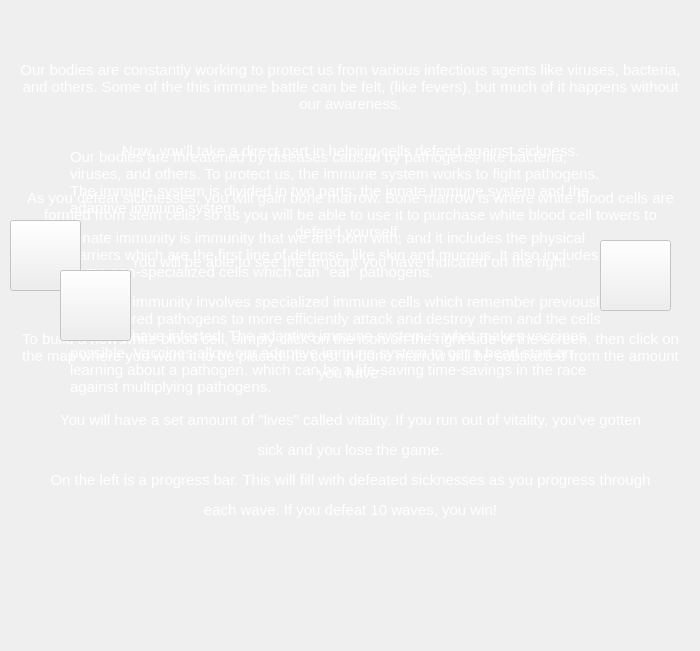
<?xml version="1.0" encoding="UTF-8"?>
<ui version="4.0">
 <class>menu</class>
 <widget class="QWidget" name="menu">
  <property name="geometry">
   <rect>
    <x>0</x>
    <y>0</y>
    <width>700</width>
    <height>651</height>
   </rect>
  </property>
  <property name="windowTitle">
   <string>Main Menu</string>
  </property>
  <property name="styleSheet">
   <string notr="true"/>
  </property>
  <widget class="QPushButton" name="backButton">
   <property name="geometry">
    <rect>
     <x>210</x>
     <y>530</y>
     <width>281</width>
     <height>91</height>
    </rect>
   </property>
   <property name="font">
    <font>
     <pointsize>36</pointsize>
    </font>
   </property>
   <property name="autoFillBackground">
    <bool>false</bool>
   </property>
   <property name="styleSheet">
    <string notr="true">#backButton
{background-color: transparent;
border-image: url(:/menu/Images/Back.png);
background: none;
border: none;
background-repeat: none;}

#backButton:hover:!pressed
{
   border-image: url(:/menu/Images/hoverBack.png);
}</string>
   </property>
   <property name="text">
    <string/>
   </property>
   <property name="iconSize">
    <size>
     <width>350</width>
     <height>150</height>
    </size>
   </property>
   <property name="checkable">
    <bool>false</bool>
   </property>
   <property name="flat">
    <bool>true</bool>
   </property>
  </widget>
  <widget class="QLabel" name="instructions">
   <property name="geometry">
    <rect>
     <x>20</x>
     <y>10</y>
     <width>661</width>
     <height>561</height>
    </rect>
   </property>
   <property name="font">
    <font>
     <pointsize>11</pointsize>
    </font>
   </property>
   <property name="text">
    <string>&lt;html&gt;&lt;head/&gt;&lt;body&gt;&lt;p align=&quot;center&quot;&gt;&lt;span style=&quot; color:#ffffff;&quot;&gt;Our bodies are constantly working to protect us from various infectious agents like viruses, bacteria, and others. Some of the this immune battle can be felt, (like fevers), but much of it happens without our awareness. &lt;/span&gt;&lt;br/&gt;&lt;/p&gt;&lt;p align=&quot;center&quot;&gt;&lt;span style=&quot; color:#ffffff;&quot;&gt;Now, you'll take a direct part in helping cells defend against sickness.&lt;br/&gt;&lt;/span&gt;&lt;/p&gt;&lt;p align=&quot;center&quot;&gt;&lt;span style=&quot; color:#ffffff;&quot;&gt;As you defeat sicknesses, you will gain bone marrow. Bone marrow is where white blood cells are formed from stem cells, so as you will be able to use it to purchase white blood cell towers to defend yourself. &lt;/span&gt;&lt;/p&gt;&lt;p align=&quot;center&quot;&gt;&lt;span style=&quot; color:#ffffff;&quot;&gt;You will be able to see the amount you have indicated on the right.&lt;/span&gt;&lt;/p&gt;&lt;p align=&quot;center&quot;&gt;&lt;br/&gt;&lt;/p&gt;&lt;p align=&quot;center&quot;&gt;&lt;span style=&quot; color:#ffffff;&quot;&gt;To build a new white blood cell, simply click on the icon on the right side of the screen, then click on the map where you want it to be placed. Its cost in bone marrow will be subtracted from the amount you have.&lt;br/&gt;&lt;/span&gt;&lt;/p&gt;&lt;p align=&quot;center&quot;&gt;&lt;span style=&quot; color:#ffffff;&quot;&gt;You will have a set amount of &amp;quot;lives&amp;quot; called vitality. If you run out of vitality, you've gotten&lt;/span&gt;&lt;/p&gt;&lt;p align=&quot;center&quot;&gt;&lt;span style=&quot; color:#ffffff;&quot;&gt;sick and you lose the game.&lt;/span&gt;&lt;/p&gt;&lt;p align=&quot;center&quot;&gt;&lt;span style=&quot; color:#ffffff;&quot;&gt;On the left is a progress bar. This will fill with defeated sicknesses as you progress through&lt;/span&gt;&lt;/p&gt;&lt;p align=&quot;center&quot;&gt;&lt;span style=&quot; color:#ffffff;&quot;&gt;each wave. If you defeat 10 waves, you win!&lt;/span&gt;&lt;/p&gt;&lt;/body&gt;&lt;/html&gt;</string>
   </property>
   <property name="wordWrap">
    <bool>true</bool>
   </property>
  </widget>
  <widget class="QLabel" name="howItWorksLabel">
   <property name="geometry">
    <rect>
     <x>70</x>
     <y>20</y>
     <width>541</width>
     <height>551</height>
    </rect>
   </property>
   <property name="font">
    <font>
     <pointsize>11</pointsize>
    </font>
   </property>
   <property name="styleSheet">
    <string notr="true"/>
   </property>
   <property name="text">
    <string>&lt;html&gt;&lt;head/&gt;&lt;body&gt;&lt;p&gt;&lt;span style=&quot; color:#ffffff;&quot;&gt;Our bodies are threatened by diseases caused by pathogens, like bacteria, viruses, and others. To protect us, the immune system works to fight pathogens. The immune system is divided in two parts: the innate immune system and the adaptive immune system.&lt;/span&gt;&lt;/p&gt;&lt;p&gt;&lt;span style=&quot; color:#ffffff;&quot;&gt;Innate immunity is immunity that we are born with, and it includes the physical barriers which are the first line of defense, like skin and mucous. It also includes some non-specialized cells which can &amp;quot;eat&amp;quot; pathogens.&lt;/span&gt;&lt;/p&gt;&lt;p&gt;&lt;span style=&quot; color:#ffffff;&quot;&gt;Adaptive immunity involves specialized immune cells which remember previously encountered pathogens to more efficiently attack and destroy them and the cells that they have infected. The adaptive immune system is what makes vaccines possible. Vaccines allow our adaptive immune system to get a head start on learning about a pathogen, which can be a life-saving time-savings in the race against multiplying pathogens.&lt;/span&gt;&lt;/p&gt;&lt;p&gt;&lt;span style=&quot; color:#ffffff;&quot;&gt;&lt;br/&gt;&lt;/span&gt;&lt;/p&gt;&lt;/body&gt;&lt;/html&gt;</string>
   </property>
   <property name="wordWrap">
    <bool>true</bool>
   </property>
  </widget>
  <widget class="QPushButton" name="exitButton">
   <property name="geometry">
    <rect>
     <x>470</x>
     <y>520</y>
     <width>221</width>
     <height>111</height>
    </rect>
   </property>
   <property name="font">
    <font>
     <pointsize>48</pointsize>
    </font>
   </property>
   <property name="autoFillBackground">
    <bool>false</bool>
   </property>
   <property name="styleSheet">
    <string notr="true">#exitButton
{background-color: transparent;
border-image: url(:/menu/Images/Exit.png);
background: none;
border: none;
background-repeat: none;}

#exitButton:hover:!pressed
{
   border-image: url(:/menu/Images/hoverExit.png);
}</string>
   </property>
   <property name="text">
    <string/>
   </property>
   <property name="iconSize">
    <size>
     <width>300</width>
     <height>150</height>
    </size>
   </property>
   <property name="checkable">
    <bool>false</bool>
   </property>
   <property name="flat">
    <bool>true</bool>
   </property>
  </widget>
  <widget class="QPushButton" name="playButton">
   <property name="geometry">
    <rect>
     <x>460</x>
     <y>300</y>
     <width>241</width>
     <height>111</height>
    </rect>
   </property>
   <property name="font">
    <font>
     <pointsize>12</pointsize>
    </font>
   </property>
   <property name="autoFillBackground">
    <bool>false</bool>
   </property>
   <property name="styleSheet">
    <string notr="true">#playButton
{background-color: transparent;
border-image: url(:/menu/Images/Play!.png);
background: none;
border: none;
background-repeat: none;}

#playButton:hover:!pressed
{
   border-image: url(:/menu/Images/hoverPlay!.png);
}</string>
   </property>
   <property name="text">
    <string/>
   </property>
   <property name="iconSize">
    <size>
     <width>300</width>
     <height>150</height>
    </size>
   </property>
   <property name="checkable">
    <bool>false</bool>
   </property>
   <property name="flat">
    <bool>true</bool>
   </property>
  </widget>
  <widget class="QPushButton" name="instructionsButton">
   <property name="geometry">
    <rect>
     <x>290</x>
     <y>390</y>
     <width>441</width>
     <height>81</height>
    </rect>
   </property>
   <property name="font">
    <font>
     <pointsize>36</pointsize>
    </font>
   </property>
   <property name="autoFillBackground">
    <bool>false</bool>
   </property>
   <property name="styleSheet">
    <string notr="true">#instructionsButton
{background-color: transparent;
border-image: url(:/menu/Images/Instructions.png);
background: none;
border: none;
background-repeat: none;}

#instructionsButton:hover:!pressed
{
   border-image: url(:/menu/Images/hoverInstructions.png);
}</string>
   </property>
   <property name="text">
    <string/>
   </property>
   <property name="iconSize">
    <size>
     <width>800</width>
     <height>100</height>
    </size>
   </property>
   <property name="checkable">
    <bool>false</bool>
   </property>
   <property name="flat">
    <bool>true</bool>
   </property>
  </widget>
  <widget class="QPushButton" name="howButton">
   <property name="geometry">
    <rect>
     <x>0</x>
     <y>440</y>
     <width>781</width>
     <height>111</height>
    </rect>
   </property>
   <property name="font">
    <font>
     <pointsize>36</pointsize>
    </font>
   </property>
   <property name="autoFillBackground">
    <bool>false</bool>
   </property>
   <property name="styleSheet">
    <string notr="true">#howButton
{background-color: transparent;
border-image: url(:/menu/Images/How Our Body Works.png);
background: none;
border: none;
background-repeat: none;}

#howButton:hover:!pressed
{
   border-image: url(:/menu/Images/hoverHow Our Body Works.png);
}</string>
   </property>
   <property name="text">
    <string/>
   </property>
   <property name="iconSize">
    <size>
     <width>900</width>
     <height>150</height>
    </size>
   </property>
   <property name="checkable">
    <bool>false</bool>
   </property>
   <property name="flat">
    <bool>true</bool>
   </property>
  </widget>
  <widget class="QLabel" name="titleLabel">
   <property name="geometry">
    <rect>
     <x>-110</x>
     <y>0</y>
     <width>821</width>
     <height>81</height>
    </rect>
   </property>
   <property name="text">
    <string/>
   </property>
   <property name="pixmap">
    <pixmap resource="resources.qrc">:/menu/Images/Virus Tower Defense.png</pixmap>
   </property>
  </widget>
  <widget class="QLabel" name="backgroundLabel">
   <property name="geometry">
    <rect>
     <x>0</x>
     <y>0</y>
     <width>701</width>
     <height>651</height>
    </rect>
   </property>
   <property name="text">
    <string/>
   </property>
   <property name="pixmap">
    <pixmap resource="resources.qrc">:/menu/Images/menuBG.jpg</pixmap>
   </property>
   <property name="scaledContents">
    <bool>true</bool>
   </property>
  </widget>
  <widget class="QPushButton" name="naturalKillerPicture">
   <property name="enabled">
    <bool>false</bool>
   </property>
   <property name="geometry">
    <rect>
     <x>10</x>
     <y>220</y>
     <width>71</width>
     <height>71</height>
    </rect>
   </property>
   <property name="toolTip">
    <string>Natural Killer Cell</string>
   </property>
   <property name="text">
    <string/>
   </property>
   <property name="icon">
    <iconset resource="resources.qrc">
     <normaloff>:/textures/Images/TD_NaturalKillerTower.png</normaloff>
     <disabledoff>:/textures/Images/TD_NaturalKillerTower.png</disabledoff>:/textures/Images/TD_NaturalKillerTower.png</iconset>
   </property>
   <property name="iconSize">
    <size>
     <width>100</width>
     <height>100</height>
    </size>
   </property>
  </widget>
  <widget class="QPushButton" name="memoryBPicture">
   <property name="enabled">
    <bool>false</bool>
   </property>
   <property name="geometry">
    <rect>
     <x>60</x>
     <y>270</y>
     <width>71</width>
     <height>71</height>
    </rect>
   </property>
   <property name="toolTip">
    <string>Memory B Cell</string>
   </property>
   <property name="styleSheet">
    <string notr="true"/>
   </property>
   <property name="text">
    <string/>
   </property>
   <property name="icon">
    <iconset resource="resources.qrc">
     <normaloff>:/textures/Images/TD_MemoryBTower.png</normaloff>
     <disabledoff>:/textures/Images/TD_MemoryBTower.png</disabledoff>:/textures/Images/TD_MemoryBTower.png</iconset>
   </property>
   <property name="iconSize">
    <size>
     <width>100</width>
     <height>100</height>
    </size>
   </property>
  </widget>
  <widget class="QPushButton" name="boneMarrowPicture">
   <property name="enabled">
    <bool>false</bool>
   </property>
   <property name="geometry">
    <rect>
     <x>600</x>
     <y>240</y>
     <width>71</width>
     <height>71</height>
    </rect>
   </property>
   <property name="toolTip">
    <string>Bone Marrow</string>
   </property>
   <property name="styleSheet">
    <string notr="true"/>
   </property>
   <property name="text">
    <string/>
   </property>
   <property name="icon">
    <iconset resource="resources.qrc">
     <normaloff>:/textures/Images/boneMarrow.png</normaloff>
     <disabledoff>:/textures/Images/boneMarrow.png</disabledoff>:/textures/Images/boneMarrow.png</iconset>
   </property>
   <property name="iconSize">
    <size>
     <width>60</width>
     <height>60</height>
    </size>
   </property>
  </widget>
  <zorder>backgroundLabel</zorder>
  <zorder>instructions</zorder>
  <zorder>backButton</zorder>
  <zorder>howItWorksLabel</zorder>
  <zorder>exitButton</zorder>
  <zorder>playButton</zorder>
  <zorder>instructionsButton</zorder>
  <zorder>howButton</zorder>
  <zorder>titleLabel</zorder>
  <zorder>naturalKillerPicture</zorder>
  <zorder>memoryBPicture</zorder>
  <zorder>boneMarrowPicture</zorder>
 </widget>
 <resources>
  <include location="resources.qrc"/>
 </resources>
 <connections/>
</ui>
